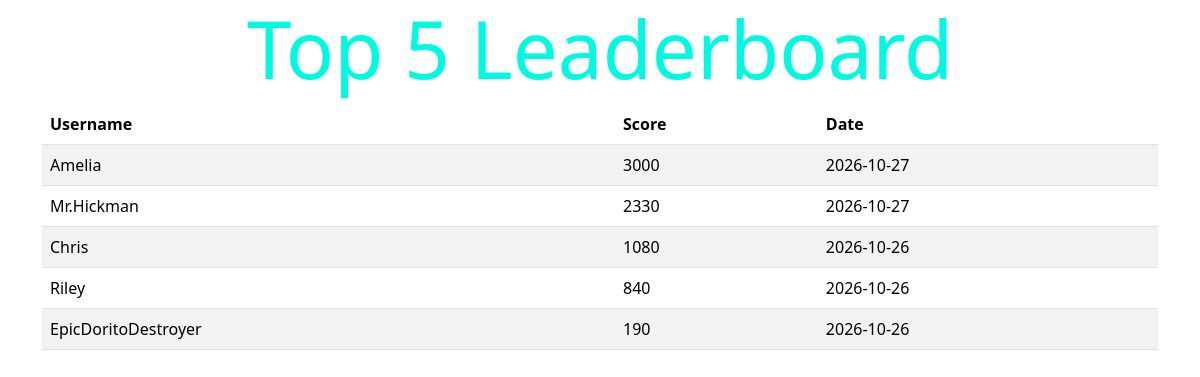
The page / on the database its author committed.
### tables this page shows
CREATE TABLE leaderboard (id INTEGER PRIMARY KEY AUTOINCREMENT, username TEXT NOT NULL, score INTEGER, date TEXT);

### app.py (the view)
@app.route("/")
def index():
    connect = sqlite3.connect("database.db")
    indexCursor = connect.cursor()
    indexCursor.execute("SELECT * FROM leaderboard")
    data = indexCursor.fetchall()
    print(data)
    if len(data) > 1:
        data.sort(reverse=True, key=sortingCriteria)
    if len(data) > 5:
        while len(data) != 5:
            data.pop(5)
    return render_template("index.html", items=data)

### app.py (called while the page is built)
def sortingCriteria(givenTuple):
    return givenTuple[2]

### templates/index.html (shortened to what this page needs)
<!DOCTYPE html>
<html>
    <head>
        <link href="https://cdn.jsdelivr.net/npm/bootstrap@5.3.8/dist/css/bootstrap.min.css" rel="stylesheet">
    </head>
    <body>
        <div class="container-fluid">
            <h1 class="display-1 text-center" id="pageHeader">Top 5 Leaderboard</h1>
        </div>
        <div class="container">
            <table class="table table-striped">
                <thead>
                    <tr>
                        <th>Username</th>
                        <th>Score</th>
                        <th>Date</th>
                    </tr>
                </thead>
                <tbody>
                    {%for item in items%}
                        <tr>
                            <td>{{item[1]}}</td>
                            <td>{{item[2]}}</td>
                            <td>{{item[3]}}</td>
                        </tr>
                    {%endfor%}
                </tbody>
            </table>
        </div>
    </body>
</html>

### rows shown on the page
leaderboard: username "Amelia", score "3000", date "2026-10-27"
leaderboard: username "Mr.Hickman", score "2330", date "2026-10-27"
leaderboard: username "Chris", score "1080", date "2026-10-26"
leaderboard: username "Riley", score "840", date "2026-10-26"
leaderboard: username "EpicDoritoDestroyer", score "190", date "2026-10-26"
